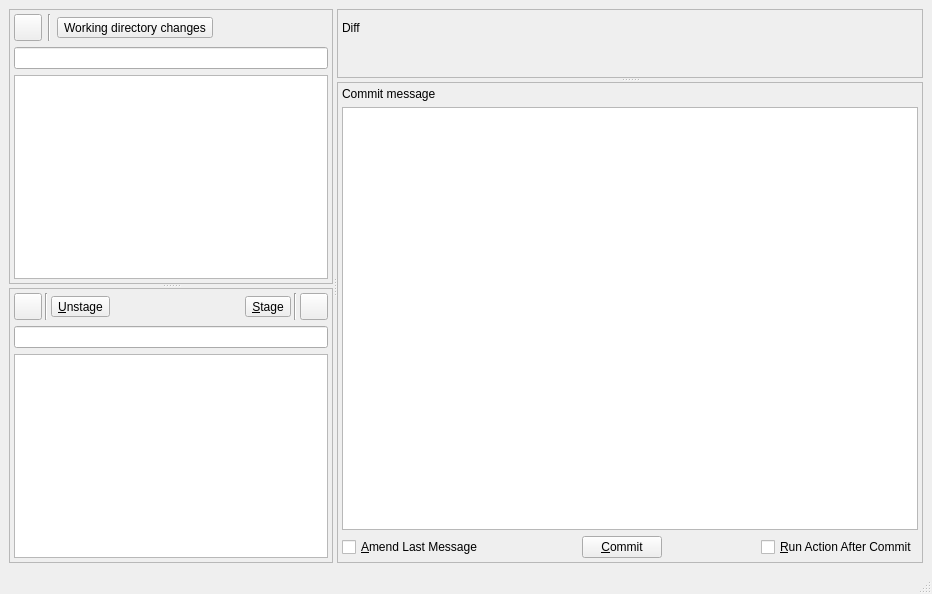
<?xml version="1.0" encoding="UTF-8"?>
<ui version="4.0">
 <class>CommitWindow</class>
 <widget class="QMainWindow" name="CommitWindow">
  <property name="geometry">
   <rect>
    <x>0</x>
    <y>0</y>
    <width>932</width>
    <height>594</height>
   </rect>
  </property>
  <property name="windowTitle">
   <string>QGitc Commit</string>
  </property>
  <widget class="QWidget" name="centralwidget">
   <layout class="QHBoxLayout" name="horizontalLayout_2">
    <item>
     <widget class="QSplitter" name="splitterMain">
      <property name="orientation">
       <enum>Qt::Orientation::Horizontal</enum>
      </property>
      <widget class="QSplitter" name="splitterLeft">
       <property name="orientation">
        <enum>Qt::Orientation::Vertical</enum>
       </property>
       <widget class="QFrame" name="frame">
        <property name="frameShape">
         <enum>QFrame::Shape::StyledPanel</enum>
        </property>
        <property name="frameShadow">
         <enum>QFrame::Shadow::Raised</enum>
        </property>
        <layout class="QVBoxLayout" name="verticalLayout_5">
         <property name="spacing">
          <number>6</number>
         </property>
         <property name="leftMargin">
          <number>4</number>
         </property>
         <property name="topMargin">
          <number>4</number>
         </property>
         <property name="rightMargin">
          <number>4</number>
         </property>
         <property name="bottomMargin">
          <number>4</number>
         </property>
         <item>
          <layout class="QHBoxLayout" name="horizontalLayout_4">
           <item>
            <widget class="ColoredIconToolButton" name="tbRefresh">
             <property name="text">
              <string/>
             </property>
             <property name="iconSize">
              <size>
               <width>20</width>
               <height>20</height>
              </size>
             </property>
            </widget>
           </item>
           <item>
            <widget class="Line" name="line">
             <property name="orientation">
              <enum>Qt::Orientation::Vertical</enum>
             </property>
            </widget>
           </item>
           <item>
            <widget class="QToolButton" name="tbWDChanges">
             <property name="sizePolicy">
              <sizepolicy hsizetype="Minimum" vsizetype="Fixed">
               <horstretch>0</horstretch>
               <verstretch>0</verstretch>
              </sizepolicy>
             </property>
             <property name="text">
              <string>Working directory changes</string>
             </property>
             <property name="popupMode">
              <enum>QToolButton::ToolButtonPopupMode::InstantPopup</enum>
             </property>
             <property name="toolButtonStyle">
              <enum>Qt::ToolButtonStyle::ToolButtonTextBesideIcon</enum>
             </property>
             <property name="arrowType">
              <enum>Qt::ArrowType::NoArrow</enum>
             </property>
            </widget>
           </item>
           <item>
            <widget class="QtWaitingSpinner" name="spinnerUnstaged" native="true"/>
           </item>
           <item>
            <spacer name="horizontalSpacer_3">
             <property name="orientation">
              <enum>Qt::Orientation::Horizontal</enum>
             </property>
             <property name="sizeHint" stdset="0">
              <size>
               <width>40</width>
               <height>20</height>
              </size>
             </property>
            </spacer>
           </item>
          </layout>
         </item>
         <item>
          <widget class="QLineEdit" name="leFilterFiles"/>
         </item>
         <item>
          <widget class="EmptyStateListView" name="lvFiles"/>
         </item>
        </layout>
       </widget>
       <widget class="QFrame" name="frame_2">
        <property name="frameShape">
         <enum>QFrame::Shape::StyledPanel</enum>
        </property>
        <property name="frameShadow">
         <enum>QFrame::Shadow::Raised</enum>
        </property>
        <layout class="QVBoxLayout" name="verticalLayout_3">
         <property name="leftMargin">
          <number>4</number>
         </property>
         <property name="topMargin">
          <number>4</number>
         </property>
         <property name="rightMargin">
          <number>4</number>
         </property>
         <property name="bottomMargin">
          <number>4</number>
         </property>
         <item>
          <layout class="QHBoxLayout" name="horizontalLayout_6">
           <property name="spacing">
            <number>3</number>
           </property>
           <item>
            <widget class="ColoredIconToolButton" name="tbUnstageAll">
             <property name="text">
              <string/>
             </property>
             <property name="iconSize">
              <size>
               <width>20</width>
               <height>20</height>
              </size>
             </property>
            </widget>
           </item>
           <item>
            <widget class="Line" name="line_3">
             <property name="orientation">
              <enum>Qt::Orientation::Vertical</enum>
             </property>
            </widget>
           </item>
           <item>
            <widget class="ColoredIconToolButton" name="tbUnstage">
             <property name="sizePolicy">
              <sizepolicy hsizetype="Minimum" vsizetype="Fixed">
               <horstretch>0</horstretch>
               <verstretch>0</verstretch>
              </sizepolicy>
             </property>
             <property name="text">
              <string>&amp;Unstage</string>
             </property>
             <property name="iconSize">
              <size>
               <width>20</width>
               <height>20</height>
              </size>
             </property>
             <property name="toolButtonStyle">
              <enum>Qt::ToolButtonStyle::ToolButtonTextBesideIcon</enum>
             </property>
            </widget>
           </item>
           <item>
            <spacer name="horizontalSpacer_7">
             <property name="orientation">
              <enum>Qt::Orientation::Horizontal</enum>
             </property>
             <property name="sizeHint" stdset="0">
              <size>
               <width>40</width>
               <height>20</height>
              </size>
             </property>
            </spacer>
           </item>
           <item>
            <widget class="ColoredIconToolButton" name="tbStage">
             <property name="text">
              <string>&amp;Stage</string>
             </property>
             <property name="iconSize">
              <size>
               <width>20</width>
               <height>20</height>
              </size>
             </property>
             <property name="toolButtonStyle">
              <enum>Qt::ToolButtonStyle::ToolButtonTextBesideIcon</enum>
             </property>
            </widget>
           </item>
           <item>
            <widget class="Line" name="line_4">
             <property name="orientation">
              <enum>Qt::Orientation::Vertical</enum>
             </property>
            </widget>
           </item>
           <item>
            <widget class="ColoredIconToolButton" name="tbStageAll">
             <property name="text">
              <string/>
             </property>
             <property name="iconSize">
              <size>
               <width>20</width>
               <height>20</height>
              </size>
             </property>
            </widget>
           </item>
          </layout>
         </item>
         <item>
          <widget class="QLineEdit" name="leFilterStaged"/>
         </item>
         <item>
          <widget class="EmptyStateListView" name="lvStaged"/>
         </item>
        </layout>
       </widget>
      </widget>
      <widget class="QSplitter" name="splitterRight">
       <property name="orientation">
        <enum>Qt::Orientation::Vertical</enum>
       </property>
       <widget class="QFrame" name="frame_3">
        <property name="frameShape">
         <enum>QFrame::Shape::StyledPanel</enum>
        </property>
        <property name="frameShadow">
         <enum>QFrame::Shadow::Raised</enum>
        </property>
        <layout class="QVBoxLayout" name="verticalLayout">
         <property name="leftMargin">
          <number>4</number>
         </property>
         <property name="topMargin">
          <number>4</number>
         </property>
         <property name="rightMargin">
          <number>4</number>
         </property>
         <property name="bottomMargin">
          <number>4</number>
         </property>
         <item>
          <layout class="QHBoxLayout" name="horizontalLayout_5">
           <item>
            <widget class="QLabel" name="label_3">
             <property name="text">
              <string>Diff</string>
             </property>
            </widget>
           </item>
           <item>
            <widget class="QtWaitingSpinner" name="spinnerDiff" native="true"/>
           </item>
           <item>
            <spacer name="horizontalSpacer_5">
             <property name="orientation">
              <enum>Qt::Orientation::Horizontal</enum>
             </property>
             <property name="sizeHint" stdset="0">
              <size>
               <width>40</width>
               <height>20</height>
              </size>
             </property>
            </spacer>
           </item>
          </layout>
         </item>
         <item>
          <widget class="PatchViewer" name="viewer" native="true"/>
         </item>
        </layout>
       </widget>
       <widget class="QFrame" name="frame_4">
        <property name="frameShape">
         <enum>QFrame::Shape::StyledPanel</enum>
        </property>
        <property name="frameShadow">
         <enum>QFrame::Shadow::Raised</enum>
        </property>
        <layout class="QVBoxLayout" name="verticalLayout_2">
         <property name="leftMargin">
          <number>4</number>
         </property>
         <property name="topMargin">
          <number>4</number>
         </property>
         <property name="rightMargin">
          <number>4</number>
         </property>
         <property name="bottomMargin">
          <number>4</number>
         </property>
         <item>
          <widget class="QLabel" name="label">
           <property name="text">
            <string>Commit message</string>
           </property>
          </widget>
         </item>
         <item>
          <widget class="QPlainTextEdit" name="teMessage">
           <property name="sizePolicy">
            <sizepolicy hsizetype="MinimumExpanding" vsizetype="Expanding">
             <horstretch>0</horstretch>
             <verstretch>0</verstretch>
            </sizepolicy>
           </property>
          </widget>
         </item>
         <item>
          <layout class="QHBoxLayout" name="horizontalLayout">
           <item>
            <widget class="QCheckBox" name="cbAmend">
             <property name="text">
              <string>&amp;Amend Last Message</string>
             </property>
            </widget>
           </item>
           <item>
            <spacer name="horizontalSpacer">
             <property name="orientation">
              <enum>Qt::Orientation::Horizontal</enum>
             </property>
             <property name="sizeHint" stdset="0">
              <size>
               <width>40</width>
               <height>20</height>
              </size>
             </property>
            </spacer>
           </item>
           <item>
            <widget class="QPushButton" name="btnCommit">
             <property name="text">
              <string>&amp;Commit</string>
             </property>
            </widget>
           </item>
           <item>
            <spacer name="horizontalSpacer_2">
             <property name="orientation">
              <enum>Qt::Orientation::Horizontal</enum>
             </property>
             <property name="sizeHint" stdset="0">
              <size>
               <width>40</width>
               <height>20</height>
              </size>
             </property>
            </spacer>
           </item>
           <item>
            <widget class="QCheckBox" name="cbRunAction">
             <property name="text">
              <string>&amp;Run Action After Commit</string>
             </property>
            </widget>
           </item>
          </layout>
         </item>
        </layout>
       </widget>
      </widget>
     </widget>
    </item>
   </layout>
  </widget>
  <widget class="QStatusBar" name="statusbar"/>
 </widget>
 <customwidgets>
  <customwidget>
   <class>PatchViewer</class>
   <extends>QWidget</extends>
   <header>patchviewer.h</header>
   <container>1</container>
  </customwidget>
  <customwidget>
   <class>QtWaitingSpinner</class>
   <extends>QWidget</extends>
   <header>waitingspinnerwidget.h</header>
   <container>1</container>
  </customwidget>
  <customwidget>
   <class>ColoredIconToolButton</class>
   <extends>QToolButton</extends>
   <header>coloredicontoolbutton.h</header>
  </customwidget>
  <customwidget>
   <class>EmptyStateListView</class>
   <extends>QListView</extends>
   <header>emptystatelistview.h</header>
  </customwidget>
 </customwidgets>
 <tabstops>
  <tabstop>teMessage</tabstop>
  <tabstop>btnCommit</tabstop>
  <tabstop>cbAmend</tabstop>
  <tabstop>lvFiles</tabstop>
  <tabstop>tbUnstageAll</tabstop>
  <tabstop>tbUnstage</tabstop>
  <tabstop>tbStage</tabstop>
  <tabstop>tbStageAll</tabstop>
  <tabstop>leFilterStaged</tabstop>
  <tabstop>lvStaged</tabstop>
  <tabstop>tbRefresh</tabstop>
  <tabstop>leFilterFiles</tabstop>
  <tabstop>tbWDChanges</tabstop>
  <tabstop>cbRunAction</tabstop>
 </tabstops>
 <resources/>
 <connections/>
</ui>
